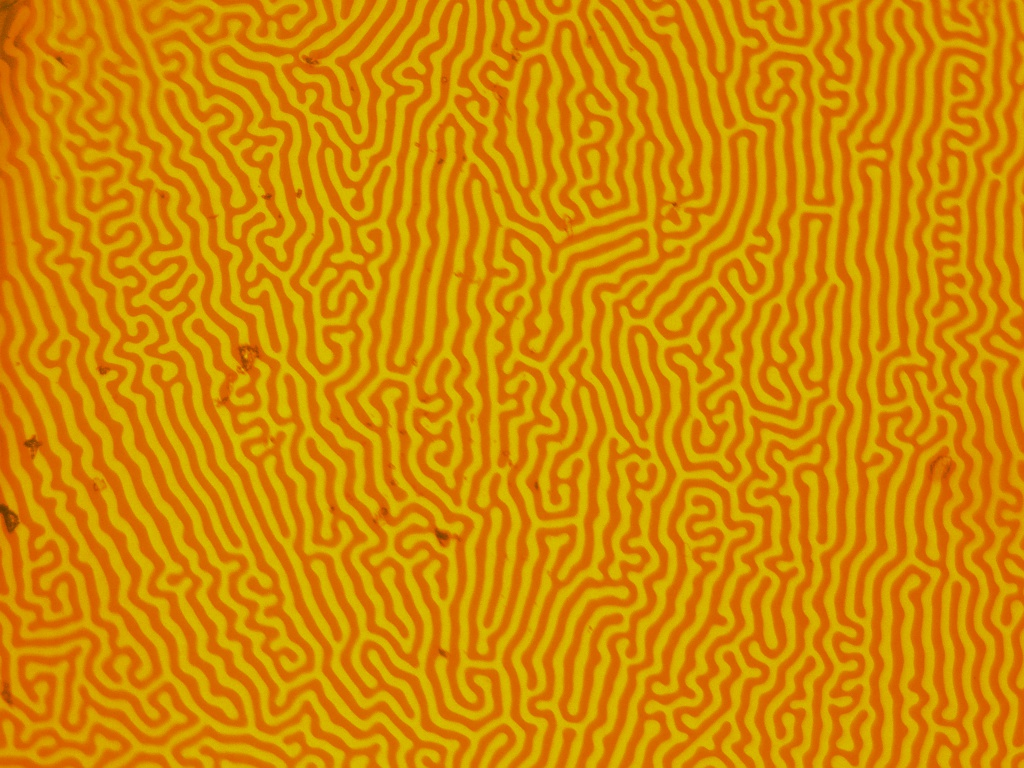
#> input picture magnetization/advanced/part_1_batch_3/20240521_091311_33.jpg, 1024 x 768 px; its folder holds only this picture in this run
$ python part1_graph1.py
#> lines starting #> are read from the running program, lines starting #| are printed output that depends on the picture
### magnetization/advanced/part1.py
import cv2
import numpy as np
from skimage import measure
import matplotlib.pyplot as plt
from skimage.color import label2rgb
import os
from pathlib import Path
from scipy.spatial.distance import cdist
import json
from PIL import Image

def load_image(path):
    return cv2.imread(str(path), cv2.IMREAD_GRAYSCALE)

def blur(image):
    return cv2.GaussianBlur(image, (5, 5), 0)

def threshold(image):
    _, thresholded = cv2.threshold(image, 0, 255, cv2.THRESH_BINARY + cv2.THRESH_OTSU)
    return thresholded

def morpho(image):
    kernel = np.ones((3, 3), np.uint8)
    return cv2.morphologyEx(image, cv2.MORPH_CLOSE, kernel, iterations=2)

# [8 lines left out: function label, not called in this run]

def color_label_image(labels):
    return label2rgb(labels, bg_label=0)

# [4 lines left out: function extract_features, not called in this run]

def load_images_from_folder(folder_path, extension="jpg"):
#> called with folder_path = 'part_1_batch_3', extension = 'jpg'
    folder = Path(folder_path).resolve()
    image_paths = list(folder.glob(f'*.{extension}'))

    images = []
    for image_path in image_paths:
        image = cv2.imread(str(image_path), cv2.IMREAD_GRAYSCALE)
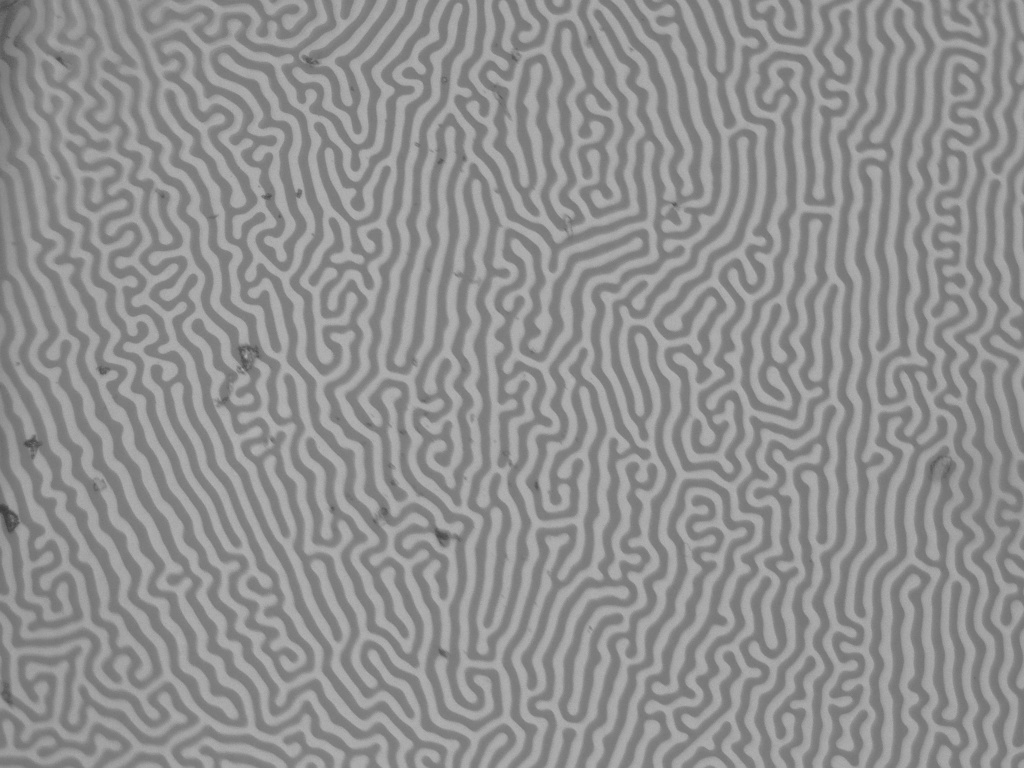
#> image: shape (768, 1024); min 58, max 181, mean 144.8
        if image is not None:
            images.append(image)
    return images

# [25 lines left out: functions calculate_variance, visualize_variance, select_defects, not called in this run]

def save_defects(defects, filepath='defects.json'):
    with open(filepath, 'w') as file:
        json.dump(defects, file)

# [80 lines left out: functions load_defects, distance_from_defects, plot_variance_vs_distance, crop_image, crop_folder, show_defects and 1 more, not called in this run]


# [25 lines that do not run on import are left out]


    # [6 lines of commented-out code are left out]


### magnetization/advanced/part1_graph1.py
import numpy as np
import matplotlib.pyplot as plt
from scipy.spatial import distance
from part1 import load_images_from_folder

def calculate_average_distance(variance_image, up, down):
    # Get the coordinates of pixels above the upper threshold and below the lower threshold
    above_threshold_indices = np.argwhere(variance_image > up)
    below_threshold_indices = np.argwhere(variance_image < down)

    # If there are no pixels below the threshold, return an error message
    if below_threshold_indices.size == 0:
        raise ValueError("No pixels found with variance below the 'down' threshold")

    # Calculate distances
    distances = []
    for idx in above_threshold_indices:
        # Calculate the distance from the current pixel to all pixels below the threshold
        dists = np.sqrt((below_threshold_indices[:, 0] - idx[0]) ** 2 + (below_threshold_indices[:, 1] - idx[1]) ** 2)
        # Find the minimum distance
        min_dist = np.min(dists)
        distances.append(min_dist)

    # Calculate the average distance
    avg_distance = np.mean(distances)

    return avg_distance, distances


def plot_average_distance(variance_image, up, down):
    avg_distance, distances = calculate_average_distance(variance_image, up, down)

    plt.figure(figsize=(10, 6))
    plt.plot(distances, label='Distances')
    plt.axhline(y=avg_distance, color='r', linestyle='--', label=f'Average Distance = {avg_distance:.2f}')
    plt.xlabel('Pixel Index')
    plt.ylabel('Distance to Closest Pixel Below Threshold')
    plt.title(f'Average Distance of Pixels with Variance > {up} to Closest Pixel with Variance < {down}')
    plt.legend()
    plt.grid(True)
    plt.show()

# Example usage with dummy data
folder_path = 'part_1_batch_3'
images = load_images_from_folder(folder_path, extension="jpg")
#> images = 1 item
# Stack images along the third dimension to create a 3D array
stacked_images = np.stack(images, axis=-1)
# Calculate the variance along the third dimension (axis=-1)
variance_image = np.var(stacked_images, axis=-1)
#> variance_image: shape (768, 1024) float64; every value is 0

up = 100
down = 50
plot_average_distance(variance_image, up, down)
#> in calculate_average_distance, `above_threshold_indices = np.argwhere(variance_image > up)`: above_threshold_indices = empty array
#> in calculate_average_distance, `below_threshold_indices = np.argwhere(variance_image < down)`: below_threshold_indices = 786432 pairs, first value 0 to 767, second value 0 to 1023
#> after the loop in calculate_average_distance, `for idx in above_threshold_indices:`: distances = []
#> in calculate_average_distance, `avg_distance = np.mean(distances)`: avg_distance = nan
#> in plot_average_distance, `avg_distance, distances = calculate_average_distance(variance_image, u..`: distances = []
#> in plot_average_distance, `plt.show()`:
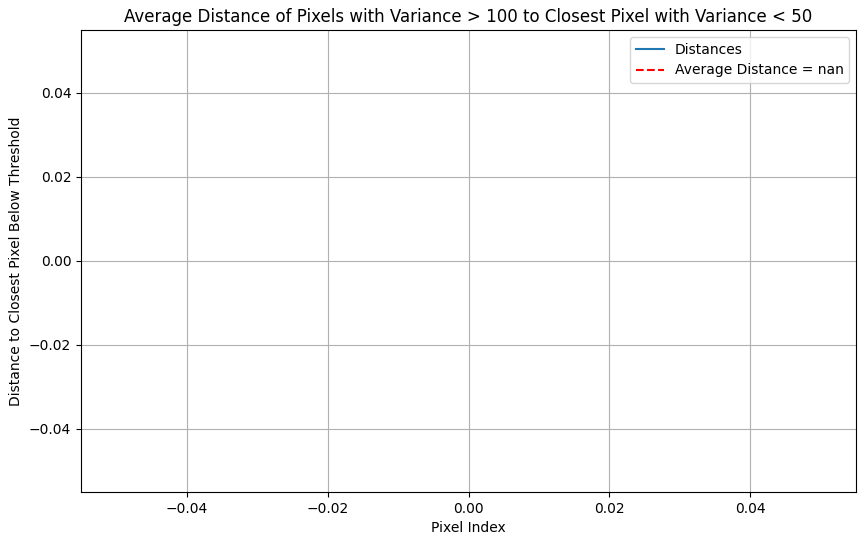
#> figure drawn by matplotlib, 1 panel

$ run again, on magnetization/advanced/part_1_batch_3/20240521_091515_46.jpg
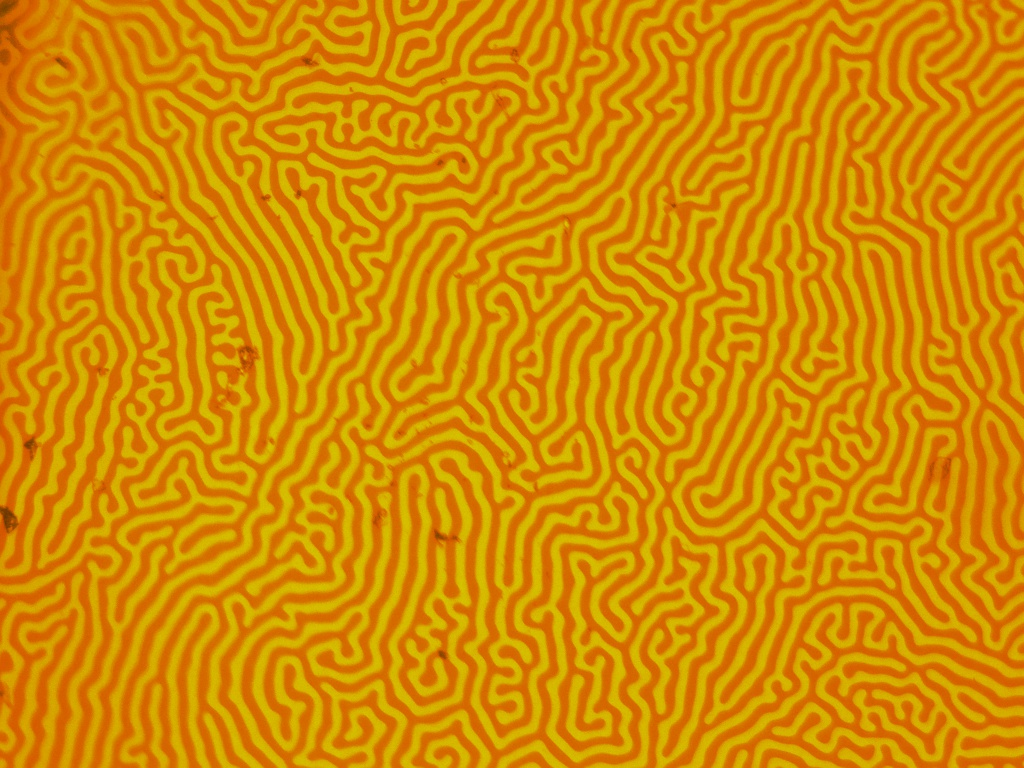
#> input picture magnetization/advanced/part_1_batch_3/20240521_091515_46.jpg, 1024 x 768 px
#> in load_images_from_folder, `image = cv2.imread(str(image_path), cv2.IMREAD_GRAYSCALE)`:
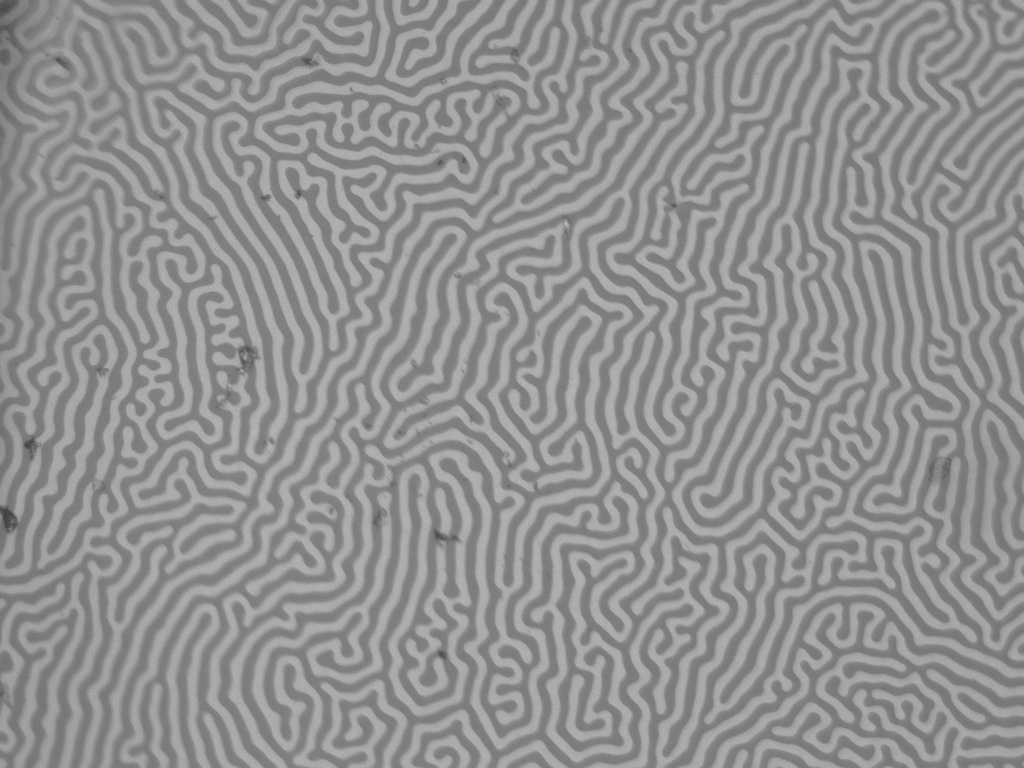
#> image: shape (768, 1024); min 62, max 184, mean 145.7
#> images = 1 item
#> variance_image: shape (768, 1024) float64; every value is 0
#> above_threshold_indices = empty array
#> below_threshold_indices = 786432 pairs, first value 0 to 767, second value 0 to 1023
#> after the loop in calculate_average_distance, `for idx in above_threshold_indices:`: distances = []
#> in calculate_average_distance, `avg_distance = np.mean(distances)`: avg_distance = nan
#> in plot_average_distance, `avg_distance, distances = calculate_average_distance(variance_image, u..`: distances = []

$ run again, on magnetization/advanced/part_1_batch_3/20240521_091941_58.jpg
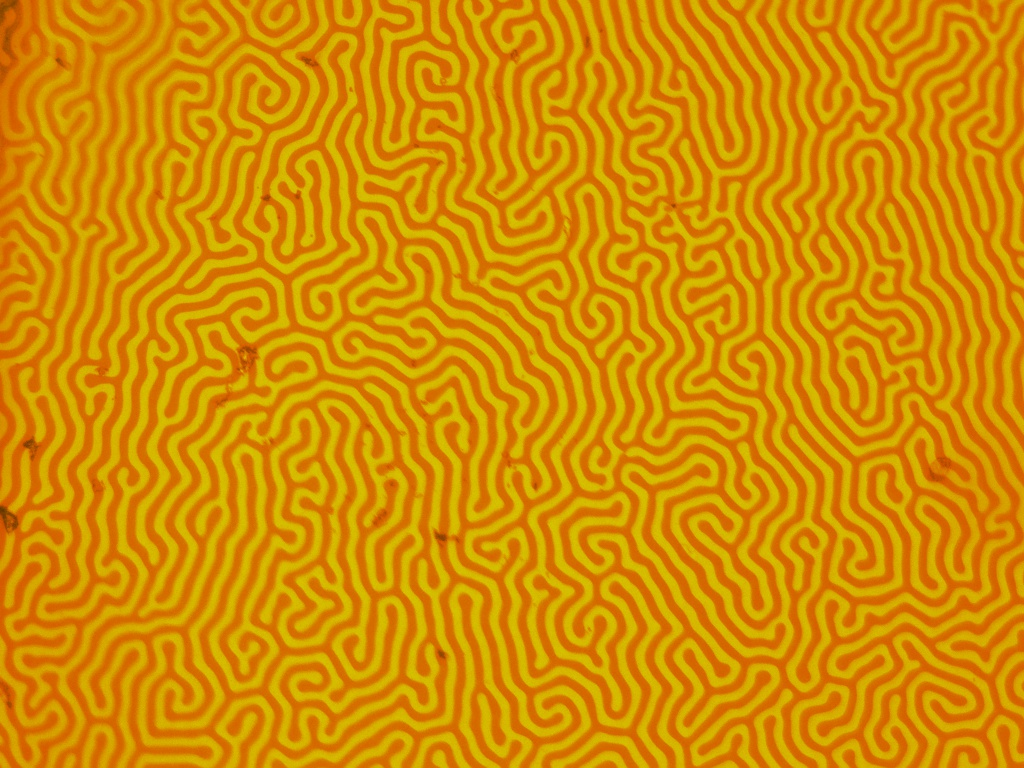
#> input picture magnetization/advanced/part_1_batch_3/20240521_091941_58.jpg, 1024 x 768 px
#> in load_images_from_folder, `image = cv2.imread(str(image_path), cv2.IMREAD_GRAYSCALE)`:
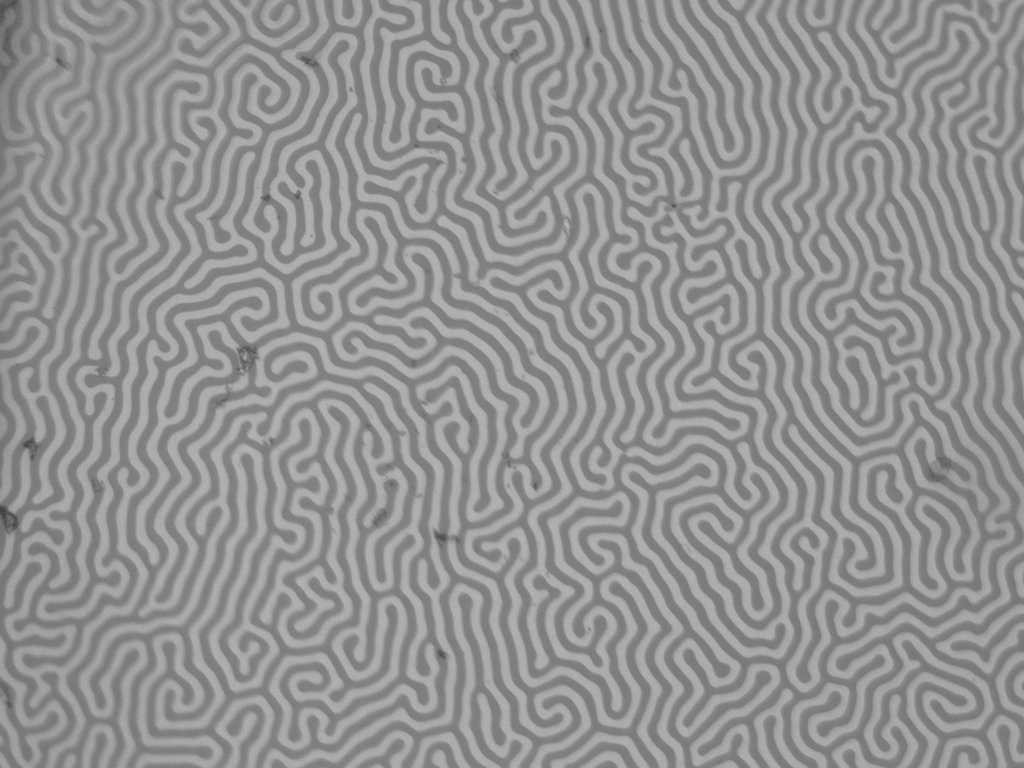
#> image: shape (768, 1024); min 60, max 183, mean 147
#> images = 1 item
#> variance_image: shape (768, 1024) float64; every value is 0
#> above_threshold_indices = empty array
#> below_threshold_indices = 786432 pairs, first value 0 to 767, second value 0 to 1023
#> after the loop in calculate_average_distance, `for idx in above_threshold_indices:`: distances = []
#> in calculate_average_distance, `avg_distance = np.mean(distances)`: avg_distance = nan
#> in plot_average_distance, `avg_distance, distances = calculate_average_distance(variance_image, u..`: distances = []
